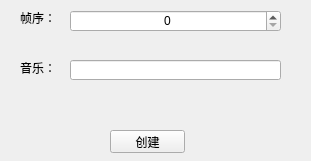
<?xml version="1.0" encoding="UTF-8"?>
<ui version="4.0">
 <class>FrameSoundsForm</class>
 <widget class="QWidget" name="FrameSoundsForm">
  <property name="geometry">
   <rect>
    <x>0</x>
    <y>0</y>
    <width>311</width>
    <height>161</height>
   </rect>
  </property>
  <property name="windowTitle">
   <string>FrameSoundsForm</string>
  </property>
  <widget class="QLabel" name="label">
   <property name="geometry">
    <rect>
     <x>20</x>
     <y>10</y>
     <width>41</width>
     <height>16</height>
    </rect>
   </property>
   <property name="text">
    <string>帧序：</string>
   </property>
  </widget>
  <widget class="QSpinBox" name="frame_index_">
   <property name="geometry">
    <rect>
     <x>70</x>
     <y>10</y>
     <width>211</width>
     <height>22</height>
    </rect>
   </property>
   <property name="alignment">
    <set>Qt::AlignCenter</set>
   </property>
   <property name="maximum">
    <number>100</number>
   </property>
  </widget>
  <widget class="QLabel" name="label_2">
   <property name="geometry">
    <rect>
     <x>20</x>
     <y>60</y>
     <width>41</width>
     <height>16</height>
    </rect>
   </property>
   <property name="text">
    <string>音乐：</string>
   </property>
  </widget>
  <widget class="QLineEdit" name="frame_sound_">
   <property name="geometry">
    <rect>
     <x>70</x>
     <y>60</y>
     <width>211</width>
     <height>20</height>
    </rect>
   </property>
  </widget>
  <widget class="QPushButton" name="btnCreate">
   <property name="geometry">
    <rect>
     <x>110</x>
     <y>130</y>
     <width>75</width>
     <height>23</height>
    </rect>
   </property>
   <property name="text">
    <string>创建</string>
   </property>
  </widget>
 </widget>
 <resources/>
 <connections/>
</ui>
